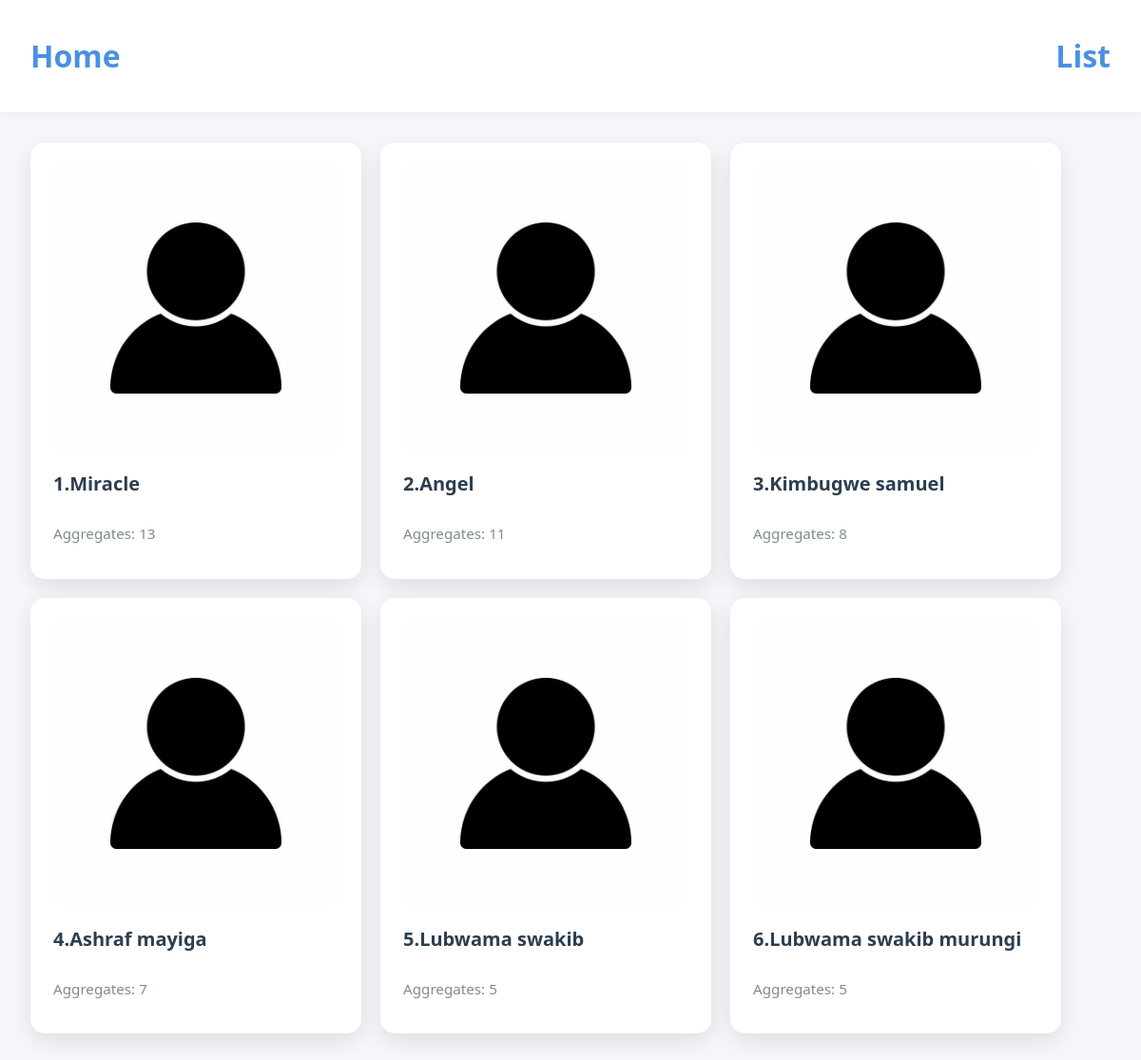
The app's page /students/ (signed in) with its own data.
### ple_app/models.py (models this page shows, shortened)
class Student_Model(models.Model):
    Name = models.CharField(max_length=30 , null = False)
    SST = models.IntegerField(null=False)
    ENG = models.IntegerField(null=False)
    SCI = models.IntegerField(null=False)
    MTC = models.IntegerField(null=False)
    AGG = models.IntegerField(null=True)
    TOTAL = models.IntegerField(null=True, editable=False)  # Made editable=False since it's auto-calculated
    Grade = models.IntegerField(null=True)
    Student_image = models.ImageField(upload_to='images/images/', default='images/images/profile-icon.jpg')
    Date_Created = models.DateTimeField(auto_now_add=True , null=False)

### ple_app/views.py (the view)
# urls.py: path('students/' , StudentModelView.as_view(),name = 'students_list'),
class StudentModelView(LoginRequiredMixin , ListView):
    model = Student_Model
    template_name = 'student_list_demo.html'
    context_object_name = 'student_list'

### templates/student_list_demo.html (shortened to what this page needs)
{%extends 'base.html'%}
{%load static%}
    {%block extra_css%}
    <link rel="stylesheet" href="{%static 'css/student_list_demo.css'%}">
    {%endblock%}
    {%block content%}
    <div class="card-container">
        {%for obj in student_list%}
        <div class="card">
            <a href="{%url 'student_detail' obj.pk%}">
            <img src="{{obj.Student_image.url}}" alt="">
            </a>
            <a href="{%url 'student_detail' obj.pk%}">
            <h3>
                {{obj.id}}.{{obj.Name}}
            </h3>
            </a>
            <p>
                Aggregates: {{obj.AGG}}
            </p>
        </div>
        {%endfor%}
    </div>
    {%endblock%}

### static/css/style.css (style rules this page uses)
body { font-family: 'Segoe UI', Tahoma, Geneva, Verdana, sans-serif; background-color: #f5f7fa; margin: 0; padding: 0; min-height: 100vh; }
a { text-decoration: none; color: #4a90e2; transition: color 0.3s ease; }

### static/css/student_list_demo.css (style rules this page uses)
.card-container { display: flex; flex-wrap: wrap; gap: 20px; padding: 2rem; max-width: 1200px; margin: 0 auto; }
.card { flex: 1; min-width: 250px; max-width: 300px; background-color: #ffffff; border: none; border-radius: 15px; padding: 1.5rem; box-shadow: 0 8px 24px rgba(0, 0, 0, 0.1); transition: transform 0.3s ease, box-shadow 0.3s ease; display: flex; flex-direction: column; }
.card h3 { margin: 1rem 0; color: #2c3e50; font-size: 1.25rem; }
.card img { width: 100%; border-radius: 10px; object-fit: cover; aspect-ratio: 1; }
.card p { margin: 0.75rem 0; color: #7f8c8d; font-size: 0.95rem; line-height: 1.5; }
.card a { text-decoration: none; color: #4a90e2; font-weight: 500; transition: color 0.3s ease; margin-top: auto; }

### records on screen
Student_Model: Student_image (picture), id "1", Name "Miracle", AGG "13"
Student_Model: Student_image (picture), id "2", Name "Angel", AGG "11"
Student_Model: Student_image (picture), id "3", Name "Kimbugwe samuel", AGG "8"
Student_Model: Student_image (picture), id "4", Name "Ashraf mayiga", AGG "7"
Student_Model: Student_image (picture), id "5", Name "Lubwama swakib", AGG "5"
Student_Model: Student_image (picture), id "6", Name "Lubwama swakib murungi", AGG "5"
